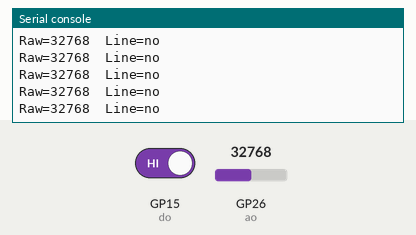
Simulated run of this program. Board: Raspberry Pi Pico running MicroPython. Shown: the last lines printed to the serial console. Inputs (shaded band) come from the test bench; at power-on: GP26 (ao) = 32768, GP15 (do) HIGH (analog values on the 0–65535 scale).

Above: at 1.2 s.
1.3 s: GP26 (ao) set to 7864
At 1.31 s:
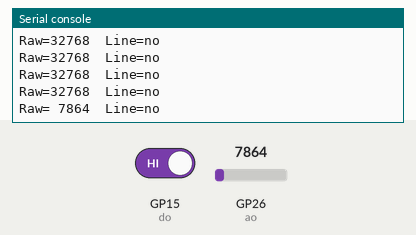
2.8 s: GP15 (do) driven LOW
At 2.81 s:
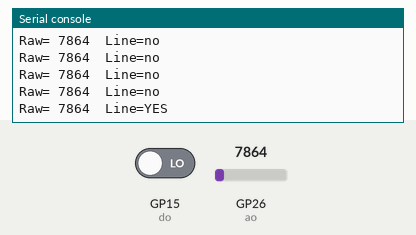
4.3 s: GP26 (ao) set to 0
At 4.32 s:
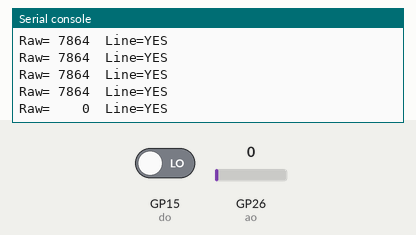
5.8 s: GP15 (do) driven HIGH
At 5.82 s:
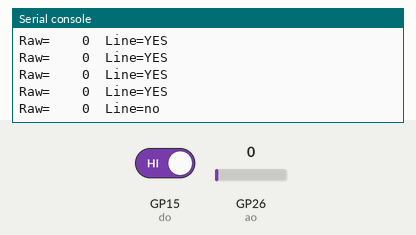

Measured:
- after the input at 1.3 s, the serial console: prints a new line at once (image 1)
- after the input at 2.8 s, the serial console: prints a new line at once (image 2)
- after the input at 4.3 s, the serial console: prints a new line at once (image 3)
- after the input at 5.8 s, the serial console: prints a new line at once (image 4)

The program:

example.py
```python
# MicroPython script for a Raspberry Pi Pico that reads AO via ADC and DO as a digital input, then prints the raw ADC value and whether a line is detected in a loop.
#
# Buy this module: https://shillehtek.com/products/tcrt5000-ir-reflective-line-follower-sensor-for-arduino-robot
# Full manual: https://shillehtek.com/blogs/shillehtek-product-manuals/tcrt5000-ir-reflective-line-follower-sensor-for-arduino-robot-manual
# More examples: https://github.com/shillehbean/shillehtek-examples
#

# TCRT5000 on Raspberry Pi Pico (MicroPython)
# AO -> GP26 (ADC0); DO -> GP15

from machine import ADC, Pin
import time

ao = ADC(26)
do = Pin(15, Pin.IN)

while True:
    raw = ao.read_u16()             # 0 - 65535
    line = do.value() == 0          # LOW = line detected
    print("Raw={:5d}  Line={}".format(raw, "YES" if line else "no"))
    time.sleep(0.1)
```
